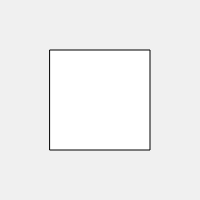
Frame 1 (no input)
Frame 60 (no input): identical to frame 1, image omitted
Frame 120 (the mouse pressed at the canvas centre since frame 60): identical to frame 1, image omitted

The p5.js sketch that drew this single still picture (run headless with seeded random() and noise() and a simulated clock; from frame 60 on, the mouse is pressed at the canvas centre):

// p5.js sketch
// ── sketch.js
// http://www.ac-grenoble.fr/disciplines/informatiquelycee/p5_base_a8.html
// touche enfoncée r, v b

function setup()
{
  createCanvas(200,200);
  stroke(0);
  fill(255);
}


function draw()
{
  background(240);
  translate(width/2,height/2);
  rectMode(CENTER);
  rect(0,0,100,100);
}

function keyPressed()
{
  //console.log(key);
  if ((key=='r') || (key=='R'))   //r(keyCode == 82 )
  {
    fill(255,0,0); 
  }
  else
  if ((key=='v') || (key=='V'))   //(keyCode == 86 )
  {
    fill(0,255,0); 
  }
  else
  if ((key=='b') || (key=='B'))   //(keyCode == 66 )
  {
    fill(0,0,255); 
  }

  
}


function keyReleased()
{
  fill(255);
}
